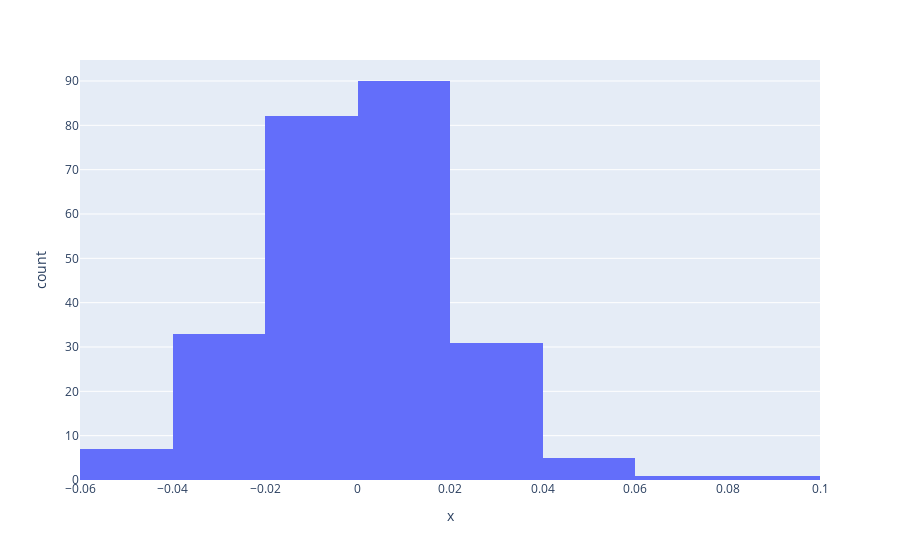

Notebook cell for this chart:
### Markdown cell above
grafico

### Code cell
fig = px.histogram(returns, x=returns, nbins=k)
fig.show()

### Figure 1 — Plotly figure (JSON) as saved in the notebook; plotly's stock layout.template omitted (floating-point values rounded to 4 significant figures; data arrays with more than 128 entries replaced by an {"elided": "..."} marker saying what was removed)
{"data": [{"alignmentgroup": "True", "bingroup": "x", "hovertemplate": "x=%{x}<br>count=%{y}<extra></extra>", "legendgroup": "", "marker": {"color": "#636efa", "pattern": {"shape": ""}}, "name": "", "nbinsx": 8, "offsetgroup": "", "orientation": "v", "showlegend": false, "type": "histogram", "x": {"elided": "250 float values"}, "xaxis": "x", "yaxis": "y"}], "layout": {"barmode": "relative", "legend": {"tracegroupgap": 0}, "margin": {"t": 60}, "xaxis": {"anchor": "y", "domain": [0, 1], "title": {"text": "x"}}, "yaxis": {"anchor": "x", "domain": [0, 1], "title": {"text": "count"}}}}
